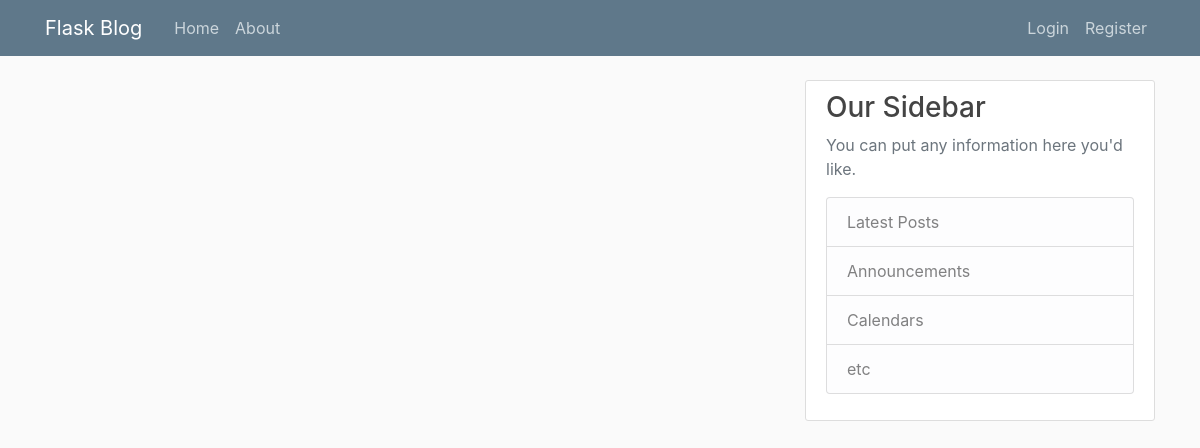
/home, run on an earlier commit of the app's database.
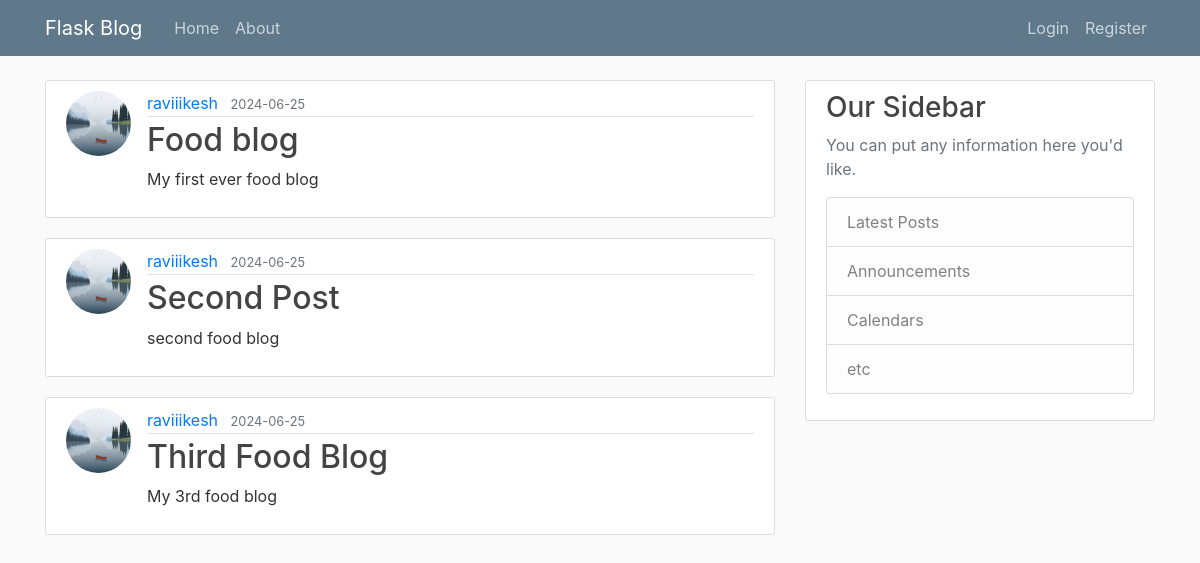
And on a later commit of the database.
### flaskBlog/models.py (models this page shows, shortened)
class Post(db.Model):
    id = db.Column(db.Integer, primary_key=True)
    title = db.Column(db.String(100), nullable=False)
    date_posted = db.Column(db.DateTime, nullable=False, default=datetime.utcnow)
    content = db.Column(db.Text, nullable=False)
    user_id = db.Column(db.Integer, db.ForeignKey('user.id'), nullable=False)

class User(db.Model, UserMixin):
    id = db.Column(db.Integer, primary_key=True)
    username = db.Column(db.String(20), unique=True, nullable=False)
    email = db.Column(db.String(120), unique=True, nullable=False)
    image_file = db.Column(db.String(20), nullable=False, default='default.jpg')
    password = db.Column(db.String(60), nullable=False)
    posts = db.relationship('Post', backref='author', lazy=True)

### flaskBlog/routes.py (the view)
@app.route("/")
@app.route("/home")
def home():
    with app.app_context():
        posts = Post.query.all()
        users = {user.id:user for user in User.query.all()}
    return render_template('home.html', title='Home', posts=posts, users=users)

### flaskBlog/templates/home.html
{% extends "layout.html" %}
{% block content %}
    {% for post in posts %}
        <article class="media content-section">
          <img class="rounded-circle article-img" src="static/profile_pics/default.jpg">
          <div class="media-body">
            <div class="article-metadata">
              <a class="mr-2" href="#">{{ users[post.user_id].username }}</a>
              <small class="text-muted">{{ post.date_posted.strftime('%Y-%m-%d')}}</small>
            </div>
            <h2><a class="article-title" href="{{ url_for('post', post_id=post.id)}}">{{ post.title }}</a></h2>
            <p class="article-content">{{ post.content }}</p>
          </div>
        </article>
    {% endfor %}
{% endblock content %}

What changed in the data, as far as the page shows it:
added Post: date_posted "2024-06-25", title "Food blog", content "My first ever food blog"
added User: username "raviiikesh"
added Post: date_posted "2024-06-25", title "Second Post", content "second food blog"
added Post: date_posted "2024-06-25", title "Third Food Blog", content "My 3rd food blog"
